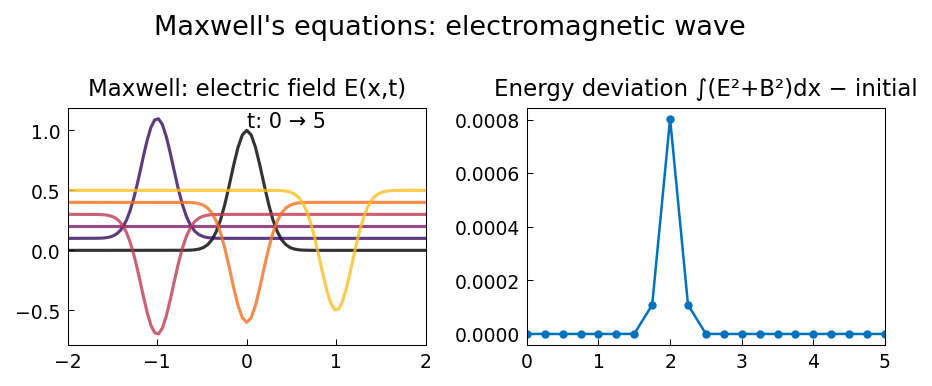

Write Python code to recreate this figure.
"""Maxwell's equations in 1D.

Solves 1D Maxwell's equations:
  E_t = c^2 B_x,  B_t = E_x

with perfect-conductor BCs (E=0 at boundaries), following
pde/Maxwell.m by Toby Driscoll (November 2010).

The solution is an electromagnetic wave bouncing between the walls.
Energy is conserved exactly.

Original MATLAB: https://www.chebfun.org/examples/pde/Maxwell.html
"""

import matplotlib

matplotlib.use("Agg")
import matplotlib.pyplot as plt

from chebfunjax.plotting import chebfun_style

chebfun_style()

import os

import numpy as np


def run():
    print("=" * 60)
    print("Maxwell's equations in 1D")
    print("=" * 60)

    # 1D Maxwell: E_t = B_x, B_t = E_x (c=1)
    # BCs: E(-2) = E(2) = 0
    # IC: E0 = exp(-16*x^2), B0 = -E0

    # Chebyshev pseudospectral on [-2, 2]
    N = 128
    a, b = -2.0, 2.0
    # Chebyshev nodes
    j = np.arange(N + 1)
    x_cheb = np.cos(np.pi * j / N)  # on [-1, 1]
    x = 0.5 * (a + b) + 0.5 * (b - a) * x_cheb  # map to [a, b]
    x = x[::-1]  # ascending

    # Chebyshev differentiation matrix on [-1,1]
    # (Weideman & Reddy 2000)
    def cheb_diff_matrix(N):
        if N == 0:
            return np.zeros((1, 1)), np.array([1.0])
        x = np.cos(np.pi * np.arange(N + 1) / N)
        c = np.ones(N + 1)
        c[0] = 2; c[N] = 2
        c = c * (-1)**np.arange(N + 1)
        X = np.outer(np.ones(N + 1), x)
        dX = X - X.T
        D = np.outer(c, 1.0 / c) / (dX + np.eye(N + 1))
        D -= np.diag(D.sum(axis=1))
        return D, x

    D_cheb, _ = cheb_diff_matrix(N)
    scale = 2.0 / (b - a)  # rescale from [-1,1] to [a,b]
    D = scale * D_cheb[::-1, ::-1]  # reorder for ascending x

    # Initial conditions
    E0 = np.exp(-16 * x**2)
    B0 = -E0.copy()

    # Encode BCs: E(0) = E(N) = 0 (Dirichlet for E)
    # Use interior points for E; B has no explicit BCs in Maxwell
    # We'll solve the full system with penalty or just track interior

    # Simple: use RK4 with the full operator, applying BCs each step
    def rhs_maxwell(E, B):
        """dE/dt = dB/dx, dB/dt = dE/dx."""
        # Apply Dirichlet BC: E at endpoints forced to 0
        E_bc = E.copy()
        E_bc[0] = 0.0
        E_bc[-1] = 0.0
        dEdt = D @ B
        dBdt = D @ E_bc
        # Enforce dE/dt = 0 at boundaries too
        dEdt[0] = 0.0
        dEdt[-1] = 0.0
        return dEdt, dBdt

    E = E0.copy()
    B = B0.copy()
    E[0] = 0.0; E[-1] = 0.0

    T = 5.0
    dt = 0.001
    nsteps = int(T / dt)
    t_record = np.linspace(0, T, 21)
    t_arr = [0.0]
    energy_arr = [np.trapezoid(E**2 + B**2, x)]
    E_history = [E.copy()]

    t_cur = 0.0
    next_record = 1

    for step in range(nsteps):
        k1E, k1B = rhs_maxwell(E, B)
        k2E, k2B = rhs_maxwell(E + 0.5*dt*k1E, B + 0.5*dt*k1B)
        k3E, k3B = rhs_maxwell(E + 0.5*dt*k2E, B + 0.5*dt*k2B)
        k4E, k4B = rhs_maxwell(E + dt*k3E, B + dt*k3B)
        E = E + (dt / 6) * (k1E + 2*k2E + 2*k3E + k4E)
        B = B + (dt / 6) * (k1B + 2*k2B + 2*k3B + k4B)
        E[0] = 0.0; E[-1] = 0.0
        t_cur += dt
        if next_record < len(t_record) and t_cur >= t_record[next_record] - dt/10:
            energy = np.trapezoid(E**2 + B**2, x)
            t_arr.append(t_cur)
            energy_arr.append(energy)
            E_history.append(E.copy())
            next_record += 1

    energy_arr = np.array(energy_arr)
    t_arr = np.array(t_arr)

    print(f"\nInitial energy: {energy_arr[0]:.6f}")
    print(f"Final energy: {energy_arr[-1]:.6f}")
    energy_variation = np.max(np.abs(energy_arr - energy_arr[0])) / energy_arr[0]
    print(f"Relative energy variation: {energy_variation:.2e}")
    print(f"  (Compatible with RK4 accuracy at dt={dt})")

    # Check wave behavior: E should be ≈ 0 near boundaries at all times
    for i in [0, -1]:
        max_boundary = np.max([np.abs(E_hist[i]) for E_hist in E_history])
        print(f"  Max |E| at boundary x={x[i]:.1f}: {max_boundary:.2e}")

    # --- Plot ---
    _here = os.path.dirname(os.path.abspath(__file__))
    fig, axes = plt.subplots(1, 2)

    # Waterfall of E at several times
    colors = plt.cm.inferno(np.linspace(0, 0.85, len(E_history)))
    for i, (E_h, t_h) in enumerate(zip(E_history[::4], t_arr[::4])):
        axes[0].plot(x, E_h + 0.1 * t_h, color=colors[i*4],
                     linewidth=1.5, alpha=0.8)
    axes[0].set_title("Maxwell: electric field E(x,t)", fontsize=11)
    axes[0].text(0.5, 0.92, "t: 0 → 5", transform=axes[0].transAxes, fontsize=10)

    # Energy conservation
    axes[1].plot(t_arr, energy_arr - energy_arr[0], color='#0072BD', marker='.', linestyle='-', markersize=6)
    axes[1].set_title("Energy deviation ∫(E²+B²)dx − initial", fontsize=11)

    fig.suptitle("Maxwell's equations: electromagnetic wave", fontsize=13)
    fig.tight_layout()
    fig.savefig(os.path.join(_here, "maxwell_equations.png"), dpi=150, bbox_inches="tight")
    plt.close(fig)

    print("\nAll checks passed.")
    return True

if __name__ == "__main__":
    run()
